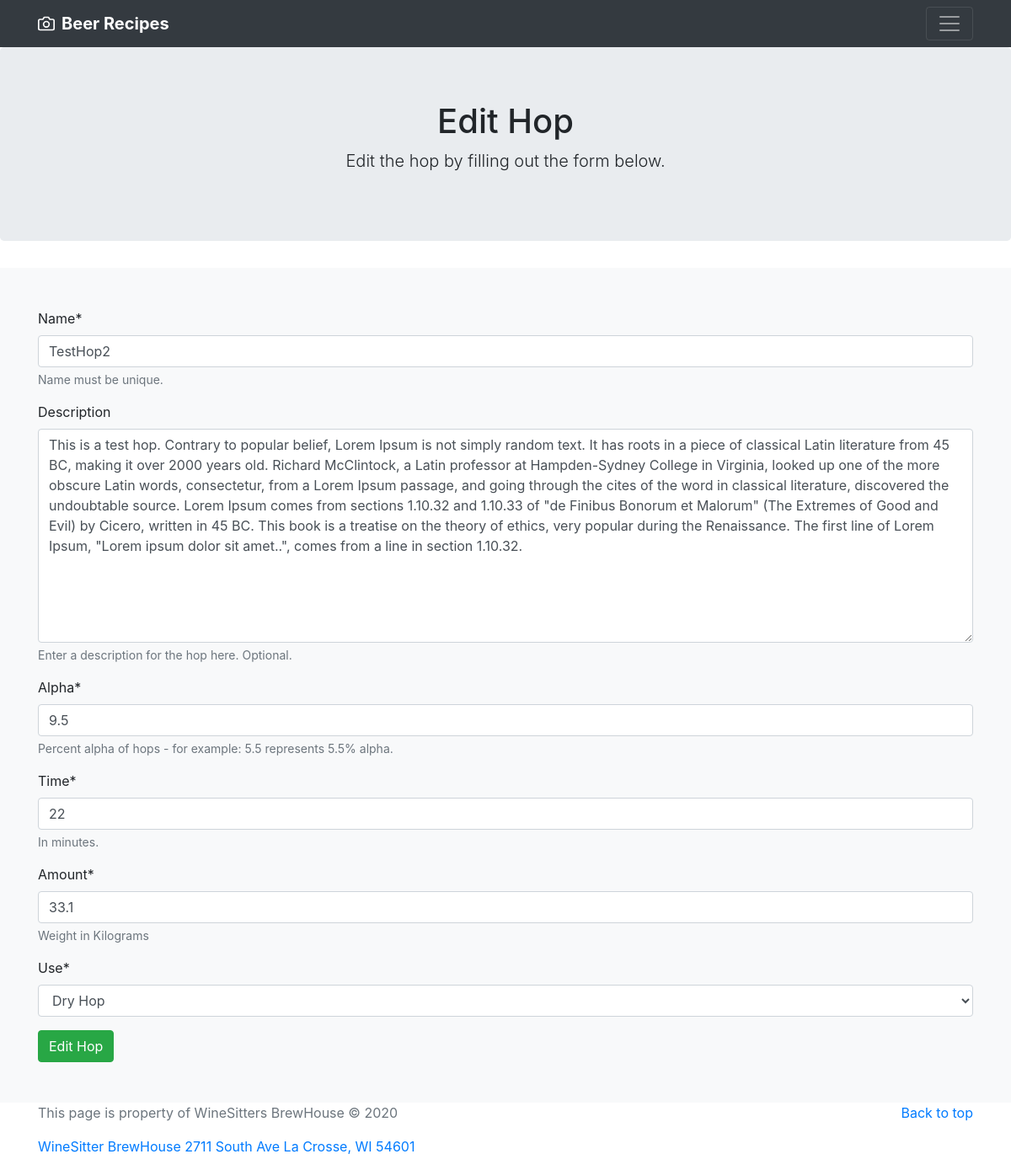
/beer_recipes/update_hop/2, run on the app's committed database.
### beer_recipes/models.py (models this page shows)
class Hop(models.Model):
    user = models.CharField(
        max_length=200, blank=True)  # This is the user that created the object
    name = models.CharField(max_length=200, unique=True,
                            help_text="Name must be unique.")  # Name of the hops
    description = models.TextField(
        blank=True, help_text="Enter a description for the hop here. Optional.")
    version = models.PositiveIntegerField(default=1)
    date_submitted = models.DateField(auto_now_add=True)
    alpha = models.DecimalField(max_digits=3, decimal_places=1,
                                help_text="Percent alpha of hops - for example: 5.5 represents 5.5% alpha.")
    time = models.PositiveIntegerField(help_text="In minutes.")
    amount = models.DecimalField(
        help_text="Weight in Kilograms", max_digits=3, decimal_places=1)
    USE_CHOICES = [
        ('Boil', 'Boil'),
        ('Dry Hop', 'Dry Hop'),
        ('Mash', 'Mash'),
        ('First Wort', 'First Wort'),
        ('Aroma', 'Aroma'),
    ]
    use = models.CharField(choices=USE_CHOICES, max_length=10)

### beer_recipes/views.py (the view)
# urls.py: path('update_hop/<int:pk>', views.HopUpdate.as_view(), name='HopUpdate'),
class HopUpdate(UpdateView):
    model = Hop
    fields = ['name', 'description', 'alpha', 'time', 'amount', 'use']
    success_url = reverse_lazy('beer_recipes:my_ingredients')

### templates/beer_recipes/hop_form.html (shortened to what this page needs)
{% extends 'beer_recipes/base.html' %}
{% load static %}
{% load crispy_forms_tags %}
{% block content %}
<section class="jumbotron text-center">
  <div class="container">
    <h1 class="jumbotron-heading">Edit Hop</h1>
    <p class="lead">Edit the hop by filling out the form below.</p>
  </div>
</section>
<div class="album py-5 bg-light">
  <div class="container">
    <form method='post' name='edit_hop'>
      {{ form|crispy }}
      <button type="submit" class="btn btn-success">Edit Hop</button>
    </form>
  </div>
</div>
{% endblock content %}

### data on the page
Hop: name "TestHop2", description "This is a test hop. Contrary to popular belief, Lorem Ipsum is not simply random text. It has roots in a piece of classical Latin literature from 45 BC, making it over 2000 years old. Richard McClintock, a Latin professor at Hampden-Sydney College in Virginia, looked up one of the more obscure Latin words, consectetur, from a Lorem Ipsum passage, and going through the cites of the word in classical literature, discovered the undoubtable source. Lorem Ipsum comes from sections 1.10.32 and 1.10.33 of \"de Finibus Bonorum et Malorum\" (The Extremes of Good and Evil) by Cicero, written in 45 BC. This book is a treatise on the theory of ethics, very popular during the Renaissance. The first line…", alpha "9.5", time "22", amount "33.1", use "Dry Hop"
